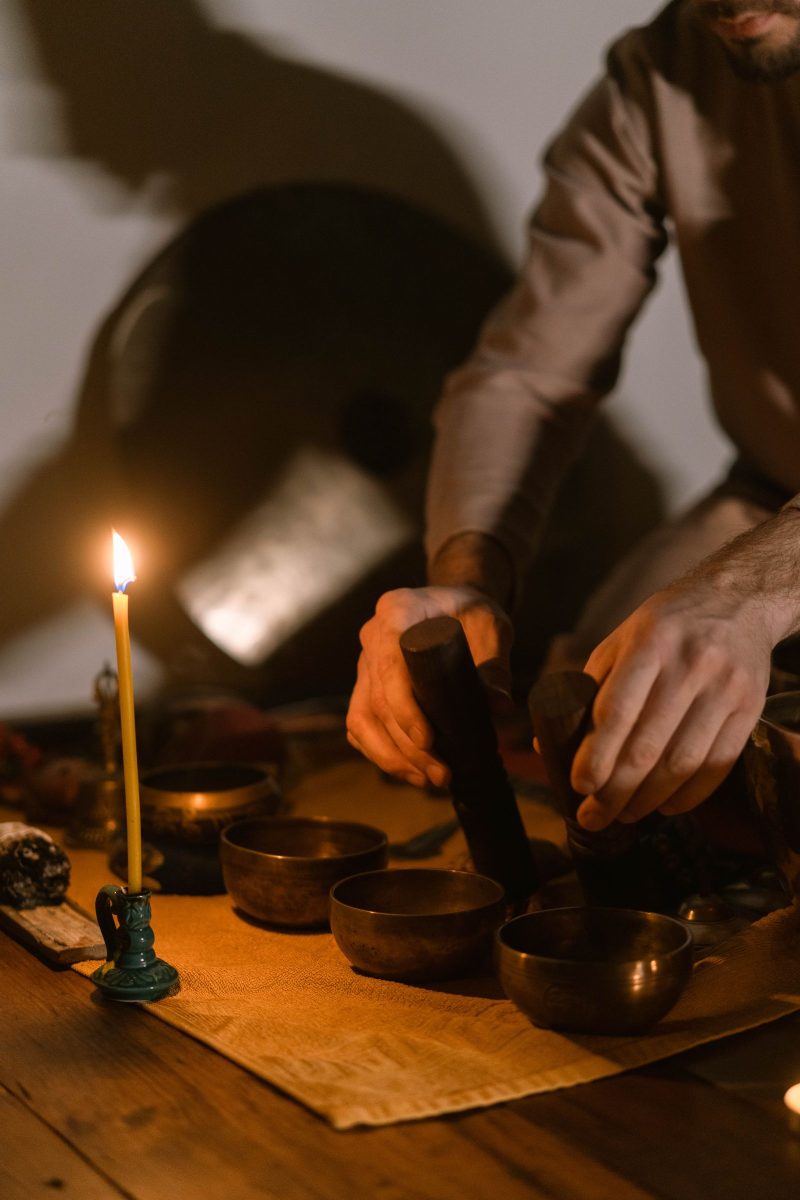
#> input picture scripts/assets/stock/pexels-6013471.jpg, 1600 x 2400 px (shown at 1/2 size); its folder holds 7 pictures in this run
$ python og.py
#> lines starting #> are read from the running program, lines starting #| are printed output that depends on the picture
"""Generate the 1200x630 OG share cards for Sound Bath Calendar (CAL-17,
regenerated for v5 "Broadcast" — CAL-26, ratified 2026-07-25).

Split cards on the Night ground: a duotone-and-grain photo panel (indigo
shadows -> warm-white highlights, the v5 imagery treatment; CAL-28's
scripts/treat.py should share this ramp) beside a near-black text panel — the
coral slab kicker, the title in condensed-caps Archivo, a muted sub. The ∿
wave mark is retired. Copy reuses each page's own H1/meta language — no new
claims. Photo provenance: img/og/SOURCES.md.

LOCAL-only, like scripts/geocode.py: needs Pillow + the vendored assets in
scripts/assets/ (stock JPGs + Archivo-VF.ttf). The JPEGs are committed under
img/og/ and CI never runs this. Run from the repo root:

    python3 scripts/og.py
"""
import os

from PIL import Image, ImageDraw, ImageFont, ImageOps

W, H = 1200, 630
PANEL_W = 540            # the photo panel, right side
NIGHT = (14, 12, 18)     # --paper dark: #0E0C12, near-black violet-cast
TEXT = (245, 242, 237)   # --ink dark: #F5F2ED white-hot
MUTED = (171, 168, 163)  # --muted dark: #ABA8A3
SIGNAL = (185, 58, 43)   # --signal: #B93A2B coral
INK = (53, 47, 92)       # --ink light: #352F5C — the duotone shadow end
PAPER = (245, 242, 237)  # --paper light — the duotone highlight end

ASSETS = os.path.join(os.path.dirname(os.path.abspath(__file__)), 'assets')
FONT_PATH = os.path.join(ASSETS, 'fonts', 'Archivo-VF.ttf')
STOCK = os.path.join(ASSETS, 'stock')


def _font(size, weight=400, width=100):
    """Archivo variable — axis order in the file is (wght, wdth)."""
    f = ImageFont.truetype(FONT_PATH, size)
    f.set_variation_by_axes([weight, width])
    return f


def _cover(photo, focal, w, h):
    """Scale-and-crop a photo to fill w x h around a focal point (cx, cy as
    0..1 fractions of the source)."""
    sw, sh = photo.size
    scale = max(w / sw, h / sh)
    nw, nh = round(sw * scale), round(sh * scale)
    photo = photo.resize((nw, nh), Image.LANCZOS)
    cx, cy = focal
    left = min(max(round(cx * nw - w / 2), 0), nw - w)
    top = min(max(round(cy * nh - h / 2), 0), nh - h)
    return photo.crop((left, top, left + w, top + h))


def _duotone_grain(photo):
    """The v5 imagery treatment: luminance mapped indigo -> warm white, plus a
    film grain (blended within the same two-color ramp, so the palette holds)."""
    g = ImageOps.autocontrast(photo.convert('L'), cutoff=2)
    duo = ImageOps.colorize(g, black=INK, white=PAPER)
    noise = ImageOps.colorize(
        Image.effect_noise(photo.size, 60), black=INK, white=PAPER)
    return Image.blend(duo, noise, 0.10)


def _kicker(draw, x, y, text, tracking=3):
    """The coral slab kicker: white caps on a signal fill."""
    f = _font(22, 700)
    widths = [draw.textlength(ch, font=f) + tracking for ch in text]
    pad_x, pad_y = 14, 9
    box_w = sum(widths) - tracking + 2 * pad_x
    box_h = 22 + 2 * pad_y
    draw.rectangle((x, y, x + box_w, y + box_h), fill=SIGNAL)
    cx = x + pad_x
    for ch, cw in zip(text, widths):
        draw.text((cx, y + pad_y - 2), ch, font=f, fill=(255, 255, 255))
        cx += cw
    return y + box_h


def card(path, photo_file, focal, title_lines, sub,
         eyebrow='SOUND BATH CALENDAR'):
#> called with path = 'img/og-default.jpg', photo_file = 'pexels-6013471.jpg', focal = (0.5, 0.62), eyebrow = 'SOUND BATH CALENDAR'
    img = Image.new('RGB', (W, H), NIGHT)
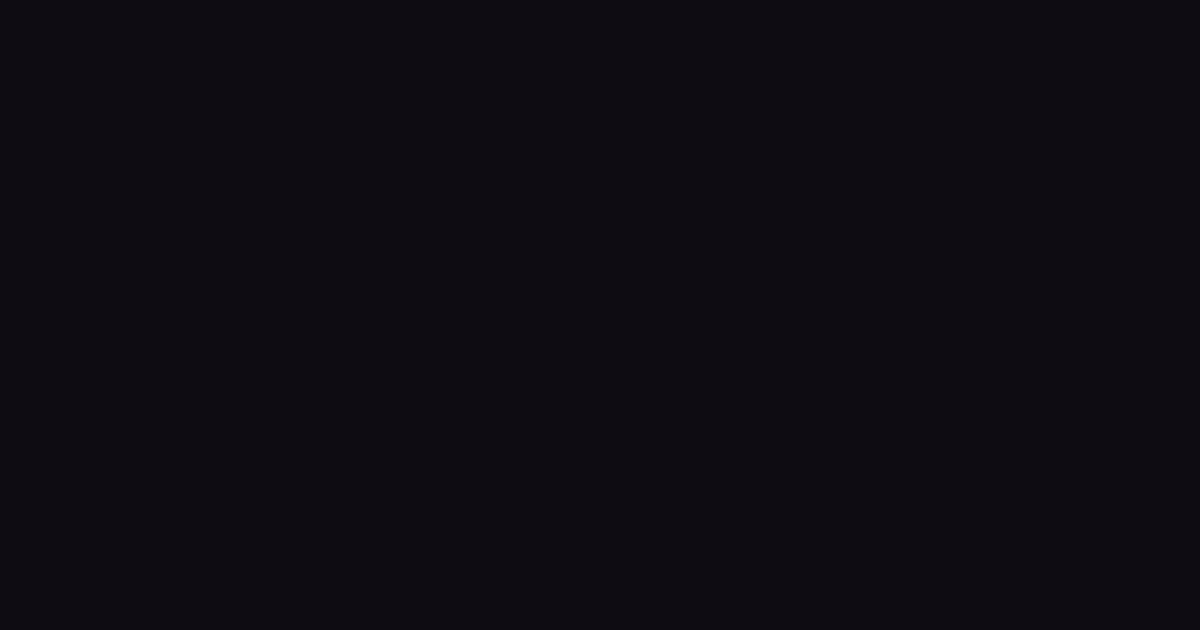
#> img: PIL image 1200x630 RGB; mean R, G, B 14, 12, 18
    photo = Image.open(os.path.join(STOCK, photo_file)).convert('RGB')
#> photo is the input picture: PIL image 1600x2400 RGB; mean R, G, B 82, 53.4, 29.9
    img.paste(_duotone_grain(_cover(photo, focal, PANEL_W, H)), (W - PANEL_W, 0))
#> in _cover, `photo = photo.resize((nw, nh), Image.LANCZOS)`:
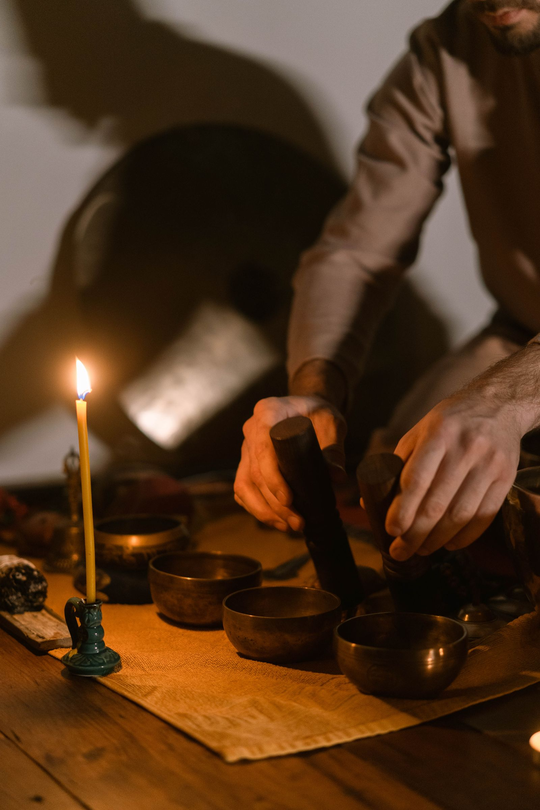
#> photo: PIL image 540x810 RGB; mean R, G, B 82, 53.4, 29.9
#> in _cover, `return photo.crop((left, top, left + w, top + h))`:
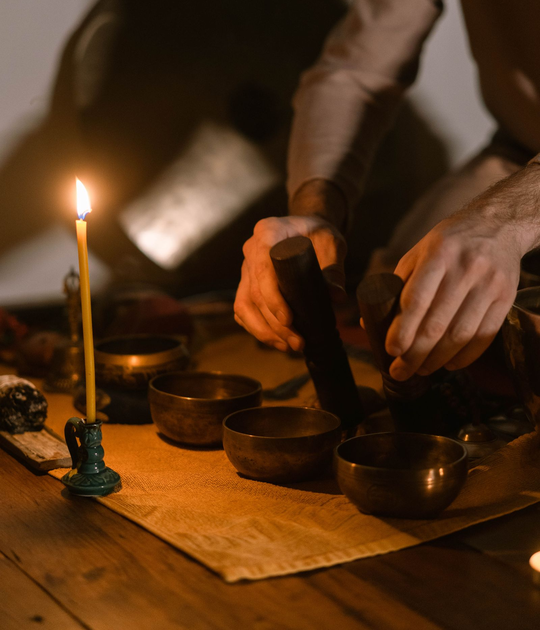
#> returned value: PIL image 540x630 RGB; mean R, G, B 82.3, 50.1, 23.7
#> in _duotone_grain, `g = ImageOps.autocontrast(photo.convert('L'), cutoff=2)`:
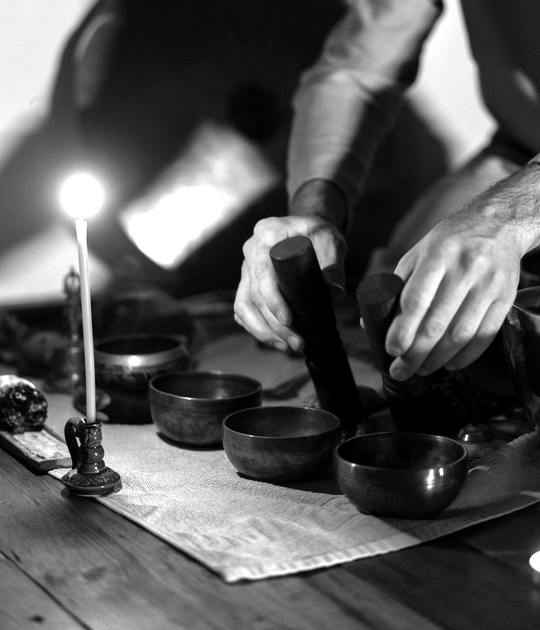
#> g: PIL image 540x630 L; min 0, max 255, mean 89.1
#> in _duotone_grain, `duo = ImageOps.colorize(g, black=INK, white=PAPER)`:
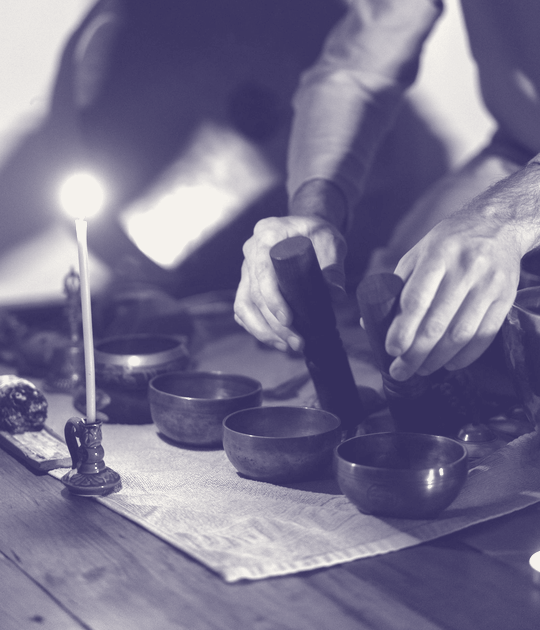
#> duo: PIL image 540x630 RGB; mean R, G, B 119.6, 114.7, 142.2
#> in _duotone_grain, `noise = ImageOps.colorize( Image.effect_noise(photo.size, 60), black=I..`:
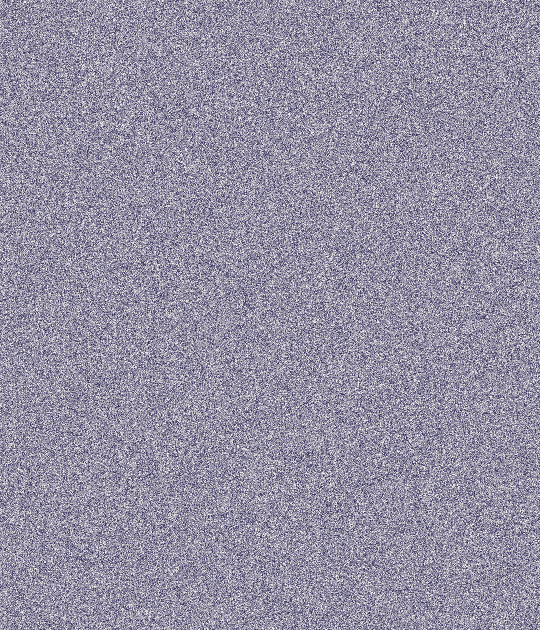
#> noise: PIL image 540x630 RGB; mean R, G, B 148.4, 144, 164
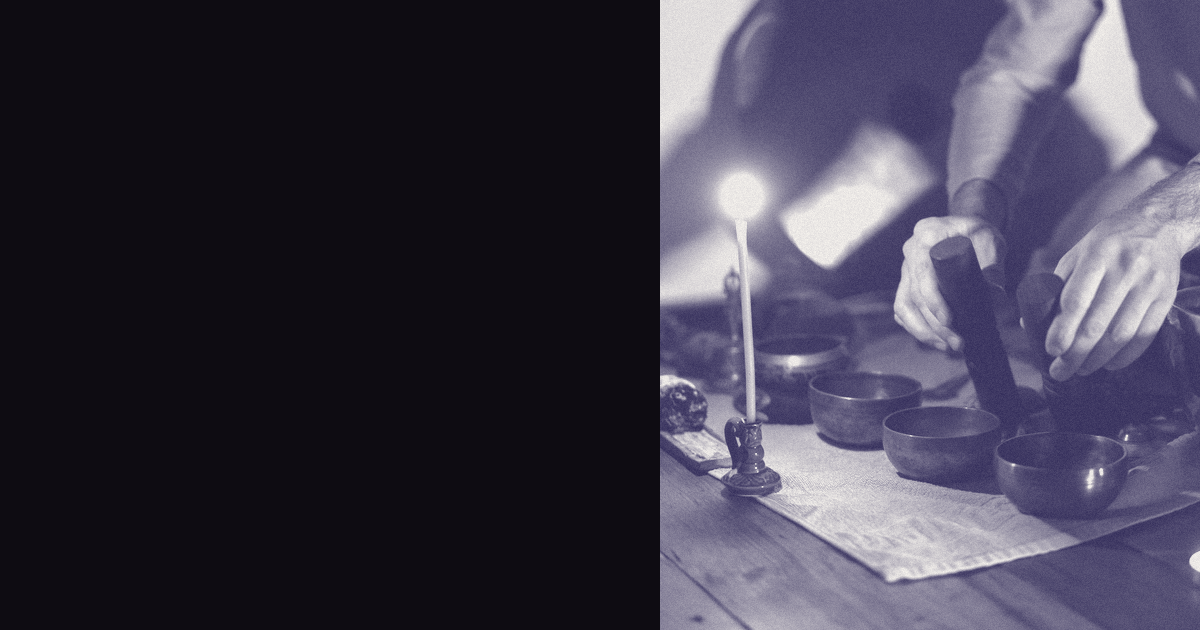
#> img: PIL image 1200x630 RGB; mean R, G, B 62.6, 59.3, 74.7
    d = ImageDraw.Draw(img)

    title_lines = [l.upper() for l in title_lines]
    margin, text_w = 72, W - PANEL_W - 72 - 44

    _kicker(d, margin, 64, eyebrow)

    # Condensed-caps monument title, shrink-to-fit against the text panel.
    size = 78
    while size > 40:
        f_title = _font(size, 800, 72)
        if all(d.textlength(l, font=f_title) <= text_w for l in title_lines):
            break
        size -= 3
    line_h = round(size * 1.02)
    sub_y = H - 96
    title_y = sub_y - 46 - line_h * len(title_lines)
    for i, line in enumerate(title_lines):
        d.text((margin, title_y + i * line_h), line, font=f_title, fill=TEXT)

    for f_sub in (_font(25, 500), _font(22, 500)):
        if d.textlength(sub, font=f_sub) <= text_w + 30:
            break
    d.text((margin, sub_y), sub, font=f_sub, fill=MUTED)

    os.makedirs(os.path.dirname(path) or '.', exist_ok=True)
    # JPEG, not PNG: cards must stay well under ~600KB (WhatsApp drops link
    # previews above that).
    img.save(path, quality=82, optimize=True, progressive=True)
    kb = os.path.getsize(path) // 1024
    assert kb < 600, f'{path} is {kb}KB — over the share-preview cap'
    print(f'  ok {path} ({kb}KB)')


# City page slugs — keep in sync with external_events.CITY_ANCHOR.
CITY_SLUGS = {
    'Denver': 'denver', 'Boulder': 'boulder',
    'Fort Collins': 'fort-collins', 'Colorado Springs': 'colorado-springs',
}

CITY_PHOTOS = {
    'denver': ('pexels-6013488.jpg', (0.5, 0.55)),
    'boulder': ('pexels-6997998.jpg', (0.5, 0.50)),
    'fort-collins': ('pexels-5602465.jpg', (0.5, 0.60)),
    'colorado-springs': ('pexels-6013474.jpg', (0.5, 0.55)),
}

CITY_SUB = 'Dates · times · venues · prices · updated weekly'

# (output, photo, focal, title lines, sub) — copy lifted from each page's own
# H1/meta line. Per-tag cards exist only for tags with live pages; new tag
# pages fall back to tags.png until this script is re-run locally.
CARDS = [
    ('img/og-default.jpg', 'pexels-6013471.jpg', (0.5, 0.62),
     ['Sound baths', 'in Denver &', 'the Front Range'],
     'Denver · Boulder · Fort Collins · Colorado Springs'),
    ('img/og/map.jpg', 'pexels-8617327.jpg', (0.5, 0.50),
     ['Sound baths', 'on the map'],
     'Every upcoming session, pinned by venue'),
    ('img/og/tags.jpg', 'pexels-6013471.jpg', (0.5, 0.55),
     ['Browse', 'by tag'],
     'What makes the sound · why people come'),
    ('img/og/tag-gong-bath.jpg', 'pexels-6013490.jpg', (0.55, 0.40),
     ['Gong baths on', 'the Front Range'], CITY_SUB),
    ('img/og/tag-breathwork-sound.jpg', 'pexels-8617327.jpg', (0.5, 0.62),
     ['Breathwork', '+ sound on the', 'Front Range'], CITY_SUB),
    ('img/og/venues.jpg', 'pexels-5602498.jpg', (0.5, 0.45),
     ['Sound bath', 'venues'],
     'Every venue worth knowing · what is on next'),
    ('img/og/practitioners.jpg', 'pexels-3544322.jpg', (0.5, 0.50),
     ['Practitioners'],
     'The facilitators leading Front Range sound baths'),
    ('img/og/operators.jpg', 'pexels-6997998.jpg', (0.42, 0.55),
     ['Organizers'],
     'The collectives and studios running sound baths'),
    ('img/og/what-to-expect.jpg', 'pexels-6914822.jpg', (0.5, 0.55),
     ['What to expect', 'at a sound bath'],
     "The first-timer's guide"),
]

if __name__ == '__main__':
    for _output, _photo, _focal, _title, _sub in CARDS:
#> (the run stopped early here; a loop or call above may not have finished)
